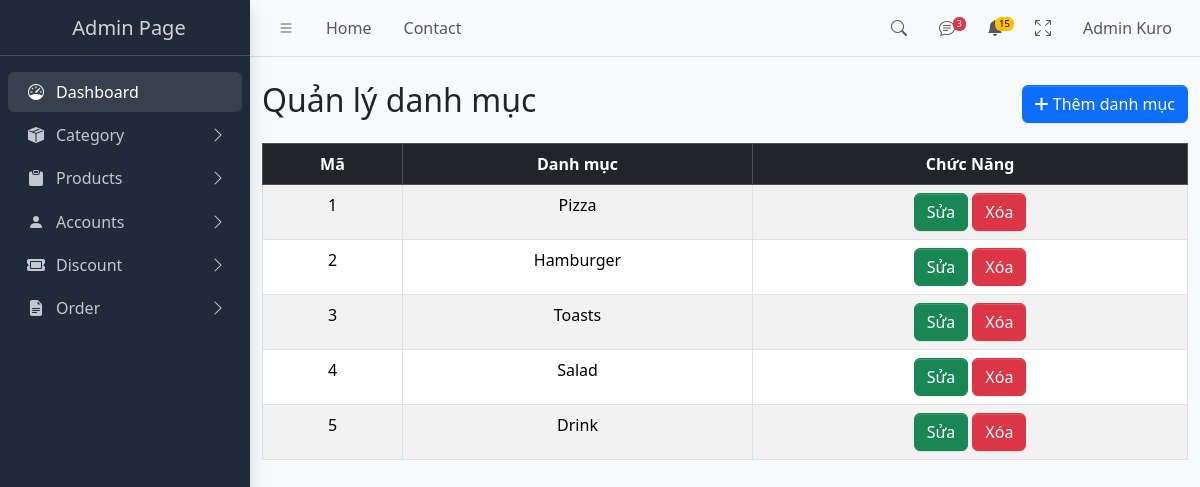
Page /?act=listcategory (signed in) on the committed database.
### tables this page shows
CREATE TABLE `category` (
  `category_id` int NOT NULL,
  `category_name` varchar(256) NOT NULL
);

### config/conn.php (called while the page is built)
<?php
function connectDB()
{
    $host = "mysql:host=localhost;dbname=ktk;charset=utf8";
    $user = "root";
    $pass = "";
    try {
        $conn = new PDO($host, $user, $pass);
        return $conn;
    } catch (PDOException $e) {
        echo "lỗi kết nối " . $e->getMessage();
    }
}
function view($view, $data = [])
{
    extract($data);
    include_once "views/$view.php";
}
?>

### controller/admin/categoryController.php (called while the page is built, shortened)
<?php
class categoryController
{
    public function list()
    {
        $data = (new category)->all();
        view('admin/list-category', ['data' => $data]);
    }
}

### model/admin/category.php (called while the page is built, shortened)
<?php
class category
{
    public $conn = null;
    public function __construct()
    {
        $this->conn = connectDB();
    }
    public function all()
    {
        $sql = "SELECT * FROM category";
        $stmt = $this->conn->prepare($sql);
        $stmt->execute();
        $result = $stmt->fetchAll(PDO::FETCH_ASSOC);
        return $result;
    }
}

### views/admin/list-category.php (the view, shortened to what this page needs)
<!DOCTYPE html>
<html lang="en">
<head>
    <?php require_once "component/admin/link.php" ?>
</head>
<body class="layout-fixed sidebar-expand-lg bg-body-tertiary">
    <div class="app-wrapper">
        <?php require_once "component/admin/header.php" ?>
        <?php require_once "component/admin/sidebar.php" ?>
        <main class="app-main">
            <div class="container mt-4">
                <div class="d-flex justify-content-between align-items-center mb-3">
                    <h2>Quản lý danh mục</h2>
                    <a href="?act=addcategory"><button class="btn btn-primary" data-bs-toggle="modal" data-bs-target="#addModal">
                            <i class="fas fa-plus"></i> Thêm danh mục
                        </button></a>
                </div>
                <div class="table-responsive">
                    <table class="table table-striped table-bordered" style="text-align:center">
                        <thead class="table-dark">
                            <tr>
                                <th>Mã</th>
                                <th>Danh mục</th>
                                <th>Chức Năng</th>
                            </tr>
                        </thead>
                        <tbody>
                            <?php foreach ($data as $category) : ?>
                                <tr>
                                    <td><?= $category['category_id'] ?></td>
                                    <td><?= $category['category_name'] ?></td>
                                    <td>
                                        <a href="index.php?act=editcategory&category_id=<?= $category['category_id'] ?>"><button type="button" class="btn btn-success">Sửa</button></a>
                                        <a href="index.php?act=deletecategory&category_id=<?= $category['category_id']  ?>"><button type="button" class="btn btn-danger" onclick="return confirm('Bạn có chắc muốn xóa danh mục này?')">Xóa</button></a>
                                    </td>
                                </tr>
                            <?php endforeach ?>
                        </tbody>
                    </table>
</body>
</html>

### rows in the picture
category: category_id "1", category_name "Pizza"
category: category_id "2", category_name "Hamburger"
category: category_id "3", category_name "Toasts"
category: category_id "4", category_name "Salad"
category: category_id "5", category_name "Drink"
